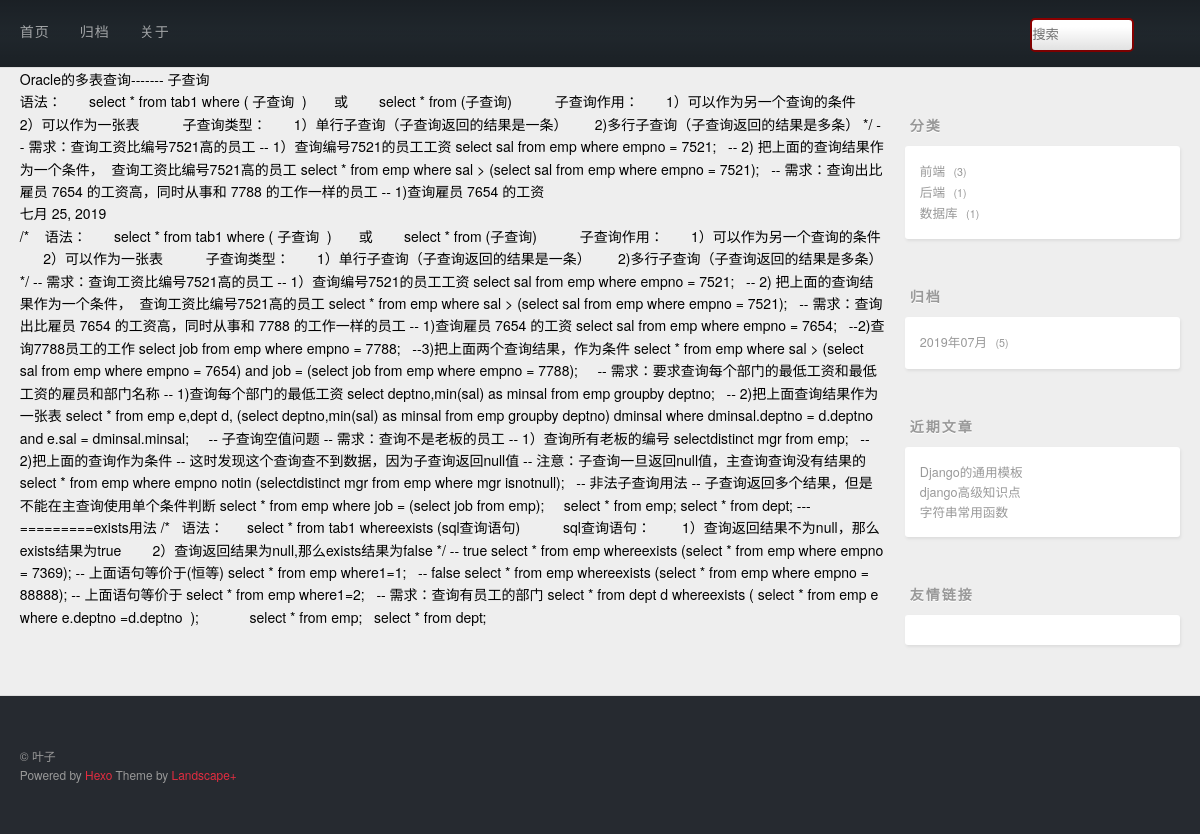
Screenshot of /post/2 with the database file from the repository.
### post/models.py (models this page shows, shortened)
class Post(models.Model):
    title = models.CharField(max_length=128,unique=True)
    desc = models.TextField()
    content = models.TextField()
    created = models.DateField(auto_now_add=True)
    modified = models.DateField(auto_now_add=True)
    category = models.ForeignKey(Category,on_delete=models.CASCADE)
    tags = models.ManyToManyField(Tags)
    class Meta:
        db_table = 't_post'
        verbose_name_plural = '帖子'

### post/views.py (the view)
# urls.py: url(r'post/(\d+)',views.detail),
def detail(request,id):
    post = Post.objects.get(pk=id)
    return render(request,'detail.html',{'post':post})

### post/countextprocessors.py (called while the page is built)
def getrightinfo(request):
    from django.db.models import Count
    cate_posts = Post.objects.values('category__cname','category').annotate(count=Count('*')).order_by('-count')
    from django.db import connection
    cursor=connection.cursor()
    arc_posts = cursor.execute("select created,count('*') as count from t_post group by strftime('%Y-%m',created) order by count desc")
    recent_posts = Post.objects.order_by('-id')[:3]
    return {'cate_posts':cate_posts,'recent_posts':recent_posts,'arc_posts':arc_posts}

### templates/detail.html (shortened to what this page needs)
{% extends 'base.html' %}
{% block main %}
    <div>
        <div>{{ post.title }}</div>
        <div>{{ post.desc }}</div>
        <div>{{ post.created }}</div>
        <div>{{ post.content }}</div>
    </div>
{% endblock %}

### templates/right.html (shortened to what this page needs)
<aside id="sidebar">
  <div class="widget-wrap">
    <h3 class="widget-title">分类</h3>
    <div class="widget">
      <ul class="category-list">
          {% for cate_post in cate_posts %}
            <li class="category-list-item">
              <a class="category-list-link" href="/category/{{ cate_post.category }}/">{{ cate_post.category__cname }}</a>
              <span class="category-list-count">{{ cate_post.count }}</span>
            </li>
          {% endfor %}
      </ul>
      </div>
  </div>
  <div class="widget-wrap">
    <h3 class="widget-title">归档</h3>
    <div class="widget">
      <ul class="archive-list">
            {% for ap in arc_posts %}
            <li class="archive-list-item">
                <a class="archive-list-link" href="/archive/{{ ap.0|date:'Y' }}/{{ ap.0|date:'m' }}/">{{ ap.0|date:'Y年m月' }} </a>
                <span class="archive-list-count">{{ ap.1 }}</span>
            </li>
          {% endfor %}
      </ul>
    </div>
  </div>
  <div class="widget-wrap">
    <h3 class="widget-title">近期文章</h3>
    <div class="widget">
      <ul>
            {% for rp in recent_posts %}
                <li>
                    <a href="/post/{{ rp.id }}/" target="_blank">{{ rp.title }}</a>
                </li>
            {% endfor %}
      </ul>
    </div>
  </div>
  <div class="widget-wrap">
    <h3 class="widget-title">友情链接</h3>
    <div class="widget">
    </div>
  </div>
</aside>

### static/css/style.css (style rules this page uses)
body { zoom: 1; width: 100%; }
body:before, body:after { content: ""; display: table; }
body:after { clear: both; }
html, body, div, span, applet, object, iframe, h1, h2, h3, h4, h5, h6, p, blockquote, pre, a, abbr, acronym, address, big, cite, code, del, dfn, em, img, ins, kbd, q, s, samp, small, strike, strong, sub, sup, tt, var, dl, dt, dd, ol, ul, li, fieldset, form, label, legend, table, caption, tbody, tfoot, thead, tr, th, td { margin: 0; padding: 0; border: 0; outline: 0; font-weight: inherit; font-style: inherit; font-family: inherit; font-size: 100%; vertical-align: baseline; }
body { line-height: 1; color: #000; background: #fff; }
ol, ul { list-style: none; }
html, body, #container { height: 100%; }
body { background: #eee; font: 14px/1.6em "寰蒋闆呴粦", "Microsoft Yahei", "Droid Sans", Helvetica Neue, Helvetica, Arial, sans-serif; -webkit-text-size-adjust: 100%; }
.article-date, .article-category-link, .archive-year, .widget-title { text-decoration: none; text-transform: uppercase; letter-spacing: 2px; color: #999; margin-bottom: 1em; margin-left: 5px; line-height: 1em; text-shadow: 0 1px #fff; font-weight: bold; }
.article-entry ul, .widget ul, .article-entry ol, .widget ol, .article-entry dl, .widget dl { margin: 0 20px; line-height: 1.6em; }
.article-entry ul, .widget ul { list-style: disc; }
@media screen and (min-width: 768px) { #sidebar { display: inline; float: left; width: 23.3333333333333%; margin: 0 0.8333333333333%; } }
.widget-wrap { margin: 50px 0; }
.widget { color: #777; text-shadow: 0 1px #fff; background: #fff; -webkit-box-shadow: 1px 2px 3px #ddd; box-shadow: 1px 2px 3px #ddd; padding: 15px; -webkit-border-radius: 3px; border-radius: 3px; }
.widget a { color: #999; text-decoration: none; }
.widget { line-height: 1.6em; word-wrap: break-word; font-size: 0.9em; }
.widget ul, .widget ol { list-style: none; margin: 0; }
.category-list-count, .tag-list-count, .archive-list-count { padding-left: 5px; color: #999; font-size: 0.85em; }
.category-list-count:before, .tag-list-count:before, .archive-list-count:before { content: "("; }
.category-list-count:after, .tag-list-count:after, .archive-list-count:after { content: ")"; }

### rows the page displays
Post: title "Oracle的多表查询------- 子查询", desc "语法： select * from tab1 where ( 子查询 ) 或 select * from (子查询) 子查询作用： 1）可以作为另一个查询的条件 2）可以作为一张表 子查询类型： 1）单行子查询（子查询返回的结果是一条） 2)多行子查询（子查询返回的结果是多条） */ -- 需求：查询工资比编号7521高的员工 -- 1）查询编号7521的员工工资 select sal from emp where empno = 7521; -- 2) 把上面的查询结果作为一个条件， 查询工资比编号7521高的员工 select * from emp where sal > (select sal from emp where empno = 7521); -- 需求：查询出比雇员 7654 的工资高，同时从事和 7788 的工作一样的员工 -- 1)查询雇员 7654 的工资", created "七月 25, 2019", content "/* 语法： select * from tab1 where ( 子查询 ) 或 select * from (子查询) 子查询作用： 1）可以作为另一个查询的条件 2）可以作为一张表 子查询类型： 1）单行子查询（子查询返回的结果是一条） 2)多行子查询（子查询返回的结果是多条） */ -- 需求：查询工资比编号7521高的员工 -- 1）查询编号7521的员工工资 select sal from emp where empno = 7521; -- 2) 把上面的查询结果作为一个条件， 查询工资比编号7521高的员工 select * from emp where sal > (select sal from emp where empno = 7521); -- 需求：查询出比雇员 7654 的工资高，同时从事和 7788 的工作一样的员工 -- 1)查询雇员 7654 的工资 select sal from emp where empno = 7654; --2)查询7788员工的工作 select job from emp where empno = 7788; --3)把上面两个查询结果，作为条件 select * from emp where sal > (select sal from emp where empno = 7654) and job = (select job from emp where empno = 7788); -- 需求：要求查询每个部门的最低工资和最低工资的雇员和部门名称 -- 1)查询每个部门的最低工资 select…"
Post: title "Django的通用模板"
Post: title "django高级知识点"
Post: title "字符串常用函数"

### other values shown
{{ cate_post.category__cname }} "前端" "后端" "数据库"
{{ cate_post.count }} "3" "1" "1"
{{ ap.0|date:'Y年m月' }} "2019年07月"
{{ ap.1 }} "5"
